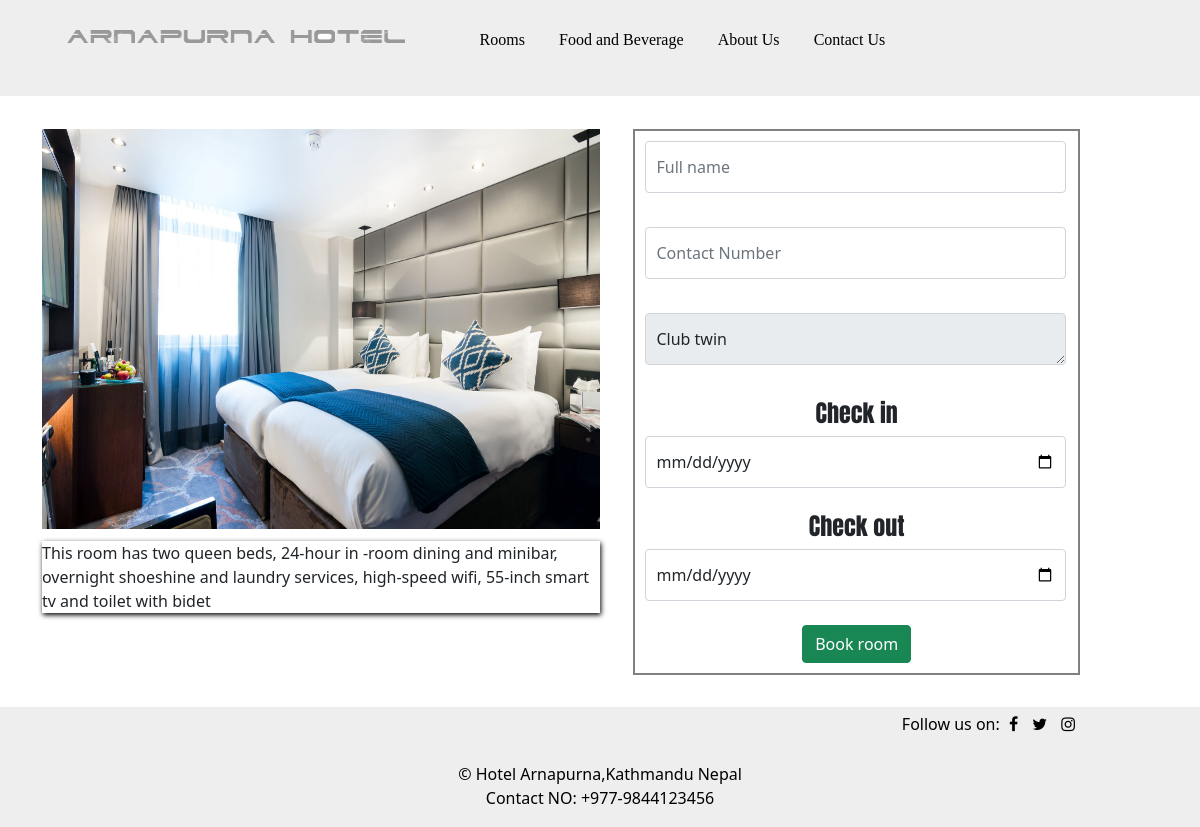
Page /room/1 on the earlier database version.
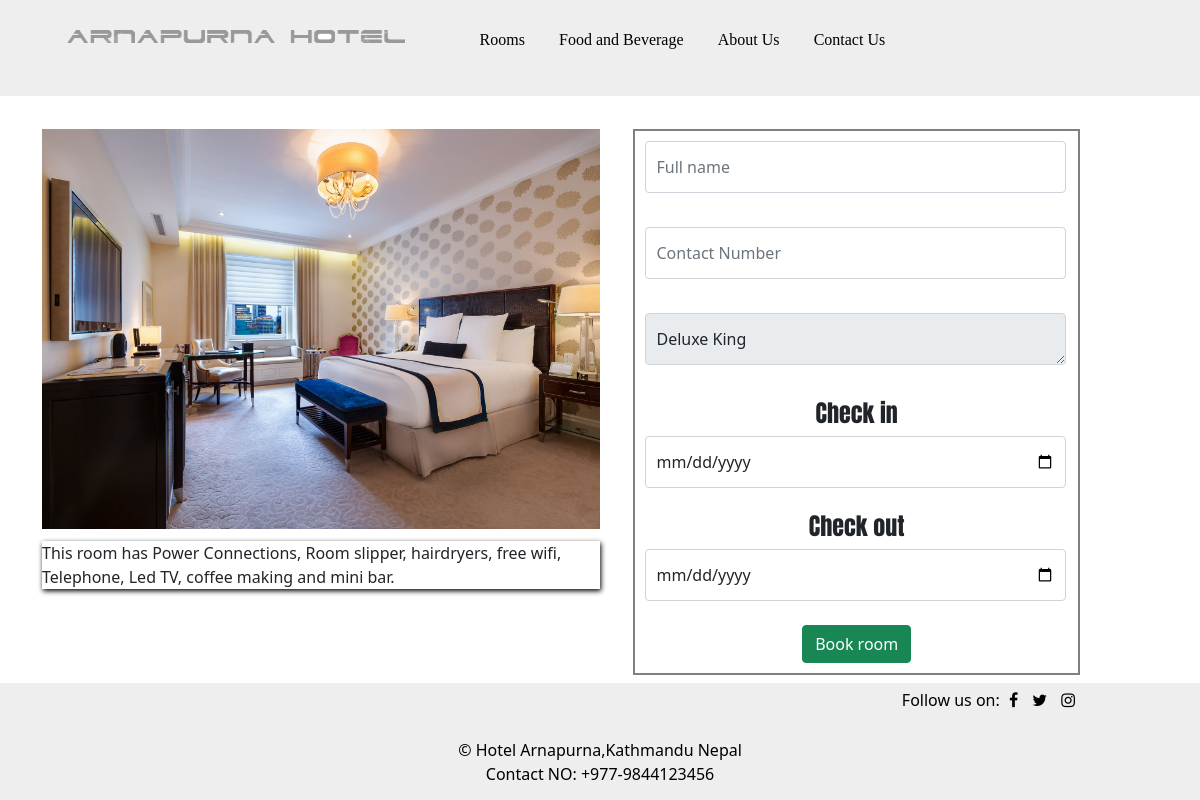
Same page on the later database version.
### Room/models.py (models this page shows, shortened)
class ImagePost(models.Model):
    caption = models.CharField(max_length=50)
    description = models.CharField(max_length=200)
    image = models.FileField(upload_to='db.sqlite3', blank = True)#file will be saved to MEDIA_ROOT / db.sqlite3(pathname) / 2021#Media_root is for server path to store files in the computer.

### Room/views.py (the view, shortened to what this page needs)
# urls.py: path('room/<int:image_id>', views.details, name="details"),
def details(request, image_id):
    theta_image = get_object_or_404(ImagePost, pk=image_id)#get_object_or_404 get objects based on primary key,each objects in databse has number assigned to primary key
    return render(request, 'room/detail.html',{"theta_image":theta_image})

### Room/templates/room/detail.html (shortened to what this page needs)
{% extends "room/base.html" %}
{% block content %}
<div class="collect">
    <div class="detailfooter">
        <img src={{theta_image.image.url}} alt="picture" width="100%" height="400">
        <p>{{theta_image.description}}</p>
    </div>
        <div class="page-forms">
            <form id="reserve" action="{{x.id}}" method="post">
                <input type="text" name="fullname" id="fullname" class="form-control" placeholder="Full name" required><br>
                <input type="number" name="contact" id="contact" class="form-control" placeholder="Contact Number" required><br>
                <textarea type="text" name="room" class="form-control" placeholder="Select Room" rows="1" readonly >{{theta_image.caption}}</textarea><br>
                <h4>Check in</h4>
                <input type="date" name="checkin" id="checkin" class="form-control" placeholder="" required><br>
                <h4>Check out</h4>
                <input type="date" name="checkout" id="checkout" class="form-control" placeholder="P" required ><br>
                <button type="submit" class="btn btn-success" onclick="btnsub()" style="margin-bottom: 10px;">Book room</button>
            </form>
        </div>
</div>
{% endblock content %}

### Room/templates/room/base.html (shortened to what this page needs)
{% load static %}
<!DOCTYPE html>
<html lang="en">
<head>
    <link rel="stylesheet" type="text/css" href="{% static 'blog/main.css' %}">
  	<link href="https://cdn.jsdelivr.net/npm/bootstrap@5.0.0-beta3/dist/css/bootstrap.min.css" rel="stylesheet">
    <link rel="stylesheet" type="text/css" href="https://stackpath.bootstrapcdn.com/font-awesome/4.7.0/css/font-awesome.min.css">
</head>
<body>
  <header id="page-header">
    <div class="container">
      <div id="logo">
        <a href="{% url 'blog-home' %}">
          <img class="logo" src="{% static "media/logo.png" %}" alt="image" />
        </a>
      </div>
      <div class="navbar">
        <nav>
          <ul>
            <li>
              <a href="{% url 'blog-room' %}">Rooms</a>
            </li>
            <li>
              <a href="{% url 'blog-food' %}">Food and Beverage</a>
            </li>
            <li>
              <a href="{% url 'blog-about' %}">About Us</a>
            </li>
            <li>
              <a href="{% url 'blog-Contact' %}">Contact Us</a>
            </li>
          </ul>
        </nav>
      </div>
    </div>
  </header>
      <main role="main" class="container">
            {% block content %}{% endblock %}
      </main>
</body>
<footer class="footer">
   <div class="add">
	<div class="del">
		<p>Follow us on:</p>
	</div>
	   <div class="fot-icon">
		  <i class="fa fa-facebook"></i>
	    </div>
	        <div class="fot-icon">
	     	  <i class="fa fa-twitter"></i>
	        </div>
	    <div class="fot-icon">
	       <i class="fa fa-instagram"></i>
		</div>
    </div>
	<div class="text">
		<p class="cl">&#169 Hotel Arnapurna,Kathmandu Nepal<br>Contact NO: +977-9844123456</p>
	</div>
</footer>
</html>

### Room/static/blog/main.css (style rules this page uses)
* { margin: 0px; padding: 0px; box-sizing: border-box; }
#page-header { width: 100%; background: rgb(238, 238, 238); }
#logo { width: 35%; float: left; }
#logo img { width: 100%; }
.navbar { background: rgb(238, 238, 238); }
ul { list-style-type: none; float: right; }
.navbar li { display: inline-block; }
nav a { display: block; padding: 20px 15px; text-decoration: none; color: rgb(0, 0, 0); font-family: 'Yatra One', cursive; }
body { background-color: white; }
.footer { background-color:rgb(238, 238, 238); position: relative; margin-top: -20px; clear: both; height: 80px; }
.fot-icon { padding: 5px; color: black; display: inline-block; }
.text { text-align: center; }
.cl { margin-top: 10px; color: black; }
.footer { background-color:rgb(238, 238, 238); width: 100%; height: 120px; }
.del { display: inline-block; color: black; }
.add { display: block; width: 90%; text-align: right; }

### Room/templates/room/detail.html (style rules this page uses)
.collect { display: flex; }
.page-forms { height: 50%; width: 40%; text-align: center; font-size: 16px; margin-top: 3%; border: 2px solid gray; }
.page-forms h4 { font-family: 'Anton', sans-serif; }
.form-control { width: 95%; margin-left: 10px; padding: 10px; box-sizing: border-box; outline: none; transition: all ease; line-height: 30px; }
.form-control[type="text"] { margin: 10px; }
.detailfooter { margin-bottom: 7%; }
.detailfooter { margin-top: 3%; padding-bottom: 20px; width: 50%; margin-right: 3%; }
.detailfooter p { margin-top: 2%; box-shadow: 1px 2px 5px black; width: 100%; }

Differences in the rows shown:
changed ImagePost: image: a different picture; description "This room has two queen beds, 24-hour in -room dining and minibar, overnight shoeshine and laundry services, high-speed wifi, 55-inch smart tv and toilet with bidet" → "This room has Power Connections, Room slipper, hairdryers, free wifi, Telephone, Led TV, coffee making and mini bar."; room "Club twin" → "Deluxe King"
